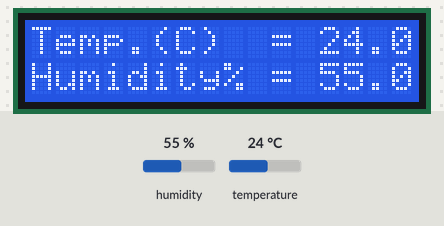
Bench run of a sketch on a simulated Arduino Uno, built with avr-gcc and run on an emulated ATmega328P. Parts: 16×2 character LCD. The test bench sets the inputs (shaded band); at power-on: humidity 55 %, temperature 24 °C.

Above: at 1.2 s.
1.3 s: humidity set to 22 %
At 3.3 s:
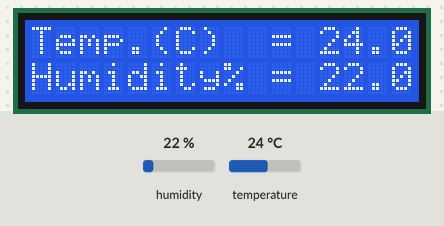
3.6 s: temperature set to 12 °C
At 4.7 s:
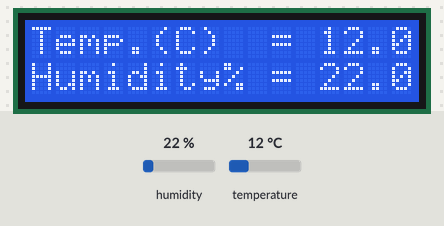
5.7 s: humidity set to 40 %
At 7.1 s:
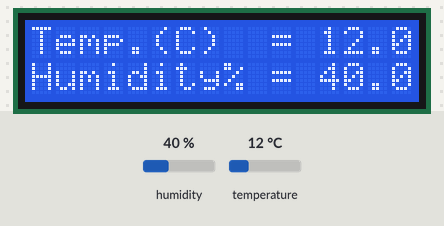
7.7 s: temperature set to 19 °C
At 9.6 s:
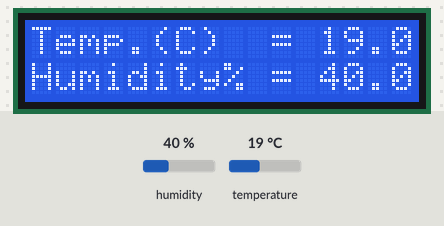
Timing chart, 0 to 10.8 s (numbered marks = the images above; inputs shaded):
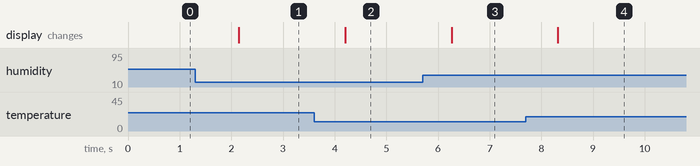

The sketch:

temp_humidity.ino
```cpp
/*In this project i tried to measure the temperature and humidity of the room using temp-humidity sensor
  For the project i used:
     * 16x2 LCD
     * DHT11 sensor
     * Potantiometer
     * Arduino
     * Wires
I also added the picture of the project inside the main directory.

*/

#include <dht.h>
#include <LiquidCrystal.h>

LiquidCrystal lcd(12, 11, 5, 4, 3, 2);

dht DHT;

#define DHT11_PIN 7

void setup(){
  lcd.begin(16, 2);

}

void loop()
{
  int chk = DHT.read11(DHT11_PIN);
  lcd.setCursor(0,0);
  lcd.print("Temp.(C)  = ");
  lcd.print(DHT.temperature);
  lcd.setCursor(0,1);
  lcd.print("Humidity% = ");
  lcd.print(DHT.humidity);
  delay(1000);
}
```

Measured:
- after the input at 1.3 s, the display: changes after 0.85 s (image 1)
- after the input at 3.6 s, the display: changes after 0.61 s (image 2)
- after the input at 5.7 s, the display: changes after 0.56 s (image 3)
- after the input at 7.7 s, the display: changes after 0.62 s (image 4)
